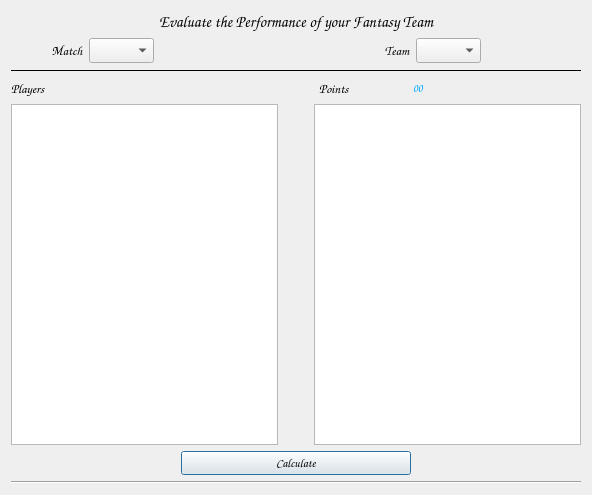
<?xml version="1.0" encoding="UTF-8"?>
<ui version="4.0">
 <class>Dialog</class>
 <widget class="QDialog" name="Dialog">
  <property name="geometry">
   <rect>
    <x>0</x>
    <y>0</y>
    <width>592</width>
    <height>495</height>
   </rect>
  </property>
  <property name="font">
   <font>
    <family>Comic Sans MS</family>
    <pointsize>8</pointsize>
    <weight>50</weight>
    <bold>false</bold>
   </font>
  </property>
  <property name="windowTitle">
   <string>FantasyCricket - EvaluateTeam</string>
  </property>
  <layout class="QVBoxLayout" name="verticalLayout">
   <item>
    <layout class="QHBoxLayout" name="horizontalLayout_2">
     <item>
      <widget class="QLabel" name="label_3">
       <property name="font">
        <font>
         <pointsize>12</pointsize>
         <weight>75</weight>
         <bold>true</bold>
        </font>
       </property>
       <property name="text">
        <string>Evaluate the Performance of your Fantasy Team</string>
       </property>
       <property name="alignment">
        <set>Qt::AlignCenter</set>
       </property>
      </widget>
     </item>
    </layout>
   </item>
   <item>
    <layout class="QHBoxLayout" name="horizontalLayout_3">
     <item>
      <spacer name="horizontalSpacer_8">
       <property name="orientation">
        <enum>Qt::Horizontal</enum>
       </property>
       <property name="sizeType">
        <enum>QSizePolicy::Fixed</enum>
       </property>
       <property name="sizeHint" stdset="0">
        <size>
         <width>40</width>
         <height>20</height>
        </size>
       </property>
      </spacer>
     </item>
     <item>
      <layout class="QHBoxLayout" name="horizontalLayout_4">
       <property name="sizeConstraint">
        <enum>QLayout::SetDefaultConstraint</enum>
       </property>
       <item>
        <widget class="QLabel" name="label_4">
         <property name="font">
          <font>
           <pointsize>10</pointsize>
           <weight>75</weight>
           <bold>true</bold>
          </font>
         </property>
         <property name="text">
          <string>Match</string>
         </property>
         <property name="alignment">
          <set>Qt::AlignCenter</set>
         </property>
        </widget>
       </item>
       <item>
        <widget class="QComboBox" name="combo3">
         <property name="font">
          <font>
           <pointsize>10</pointsize>
          </font>
         </property>
        </widget>
       </item>
       <item>
        <spacer name="horizontalSpacer_2">
         <property name="orientation">
          <enum>Qt::Horizontal</enum>
         </property>
         <property name="sizeHint" stdset="0">
          <size>
           <width>40</width>
           <height>20</height>
          </size>
         </property>
        </spacer>
       </item>
      </layout>
     </item>
     <item>
      <layout class="QHBoxLayout" name="horizontalLayout_5">
       <item>
        <widget class="QLabel" name="label">
         <property name="font">
          <font>
           <pointsize>10</pointsize>
           <weight>75</weight>
           <bold>true</bold>
          </font>
         </property>
         <property name="text">
          <string>Team</string>
         </property>
         <property name="alignment">
          <set>Qt::AlignCenter</set>
         </property>
        </widget>
       </item>
       <item>
        <widget class="QComboBox" name="combo2">
         <property name="font">
          <font>
           <pointsize>10</pointsize>
          </font>
         </property>
        </widget>
       </item>
       <item>
        <spacer name="horizontalSpacer">
         <property name="orientation">
          <enum>Qt::Horizontal</enum>
         </property>
         <property name="sizeType">
          <enum>QSizePolicy::Fixed</enum>
         </property>
         <property name="sizeHint" stdset="0">
          <size>
           <width>60</width>
           <height>20</height>
          </size>
         </property>
        </spacer>
       </item>
       <item>
        <spacer name="horizontalSpacer_9">
         <property name="orientation">
          <enum>Qt::Horizontal</enum>
         </property>
         <property name="sizeType">
          <enum>QSizePolicy::Fixed</enum>
         </property>
         <property name="sizeHint" stdset="0">
          <size>
           <width>40</width>
           <height>20</height>
          </size>
         </property>
        </spacer>
       </item>
      </layout>
     </item>
    </layout>
   </item>
   <item>
    <widget class="Line" name="line">
     <property name="font">
      <font>
       <weight>75</weight>
       <bold>true</bold>
      </font>
     </property>
     <property name="frameShadow">
      <enum>QFrame::Plain</enum>
     </property>
     <property name="orientation">
      <enum>Qt::Horizontal</enum>
     </property>
    </widget>
   </item>
   <item>
    <layout class="QHBoxLayout" name="horizontalLayout_7">
     <item>
      <widget class="QLabel" name="label_5">
       <property name="font">
        <font>
         <pointsize>10</pointsize>
         <weight>75</weight>
         <bold>true</bold>
        </font>
       </property>
       <property name="text">
        <string>Players</string>
       </property>
      </widget>
     </item>
     <item>
      <layout class="QHBoxLayout" name="horizontalLayout_8">
       <item>
        <spacer name="horizontalSpacer_4">
         <property name="orientation">
          <enum>Qt::Horizontal</enum>
         </property>
         <property name="sizeType">
          <enum>QSizePolicy::Fixed</enum>
         </property>
         <property name="sizeHint" stdset="0">
          <size>
           <width>20</width>
           <height>20</height>
          </size>
         </property>
        </spacer>
       </item>
       <item>
        <widget class="QLabel" name="label_6">
         <property name="font">
          <font>
           <pointsize>10</pointsize>
           <weight>75</weight>
           <bold>true</bold>
          </font>
         </property>
         <property name="text">
          <string>Points</string>
         </property>
        </widget>
       </item>
       <item>
        <widget class="QLabel" name="label_7">
         <property name="font">
          <font>
           <weight>75</weight>
           <bold>true</bold>
          </font>
         </property>
         <property name="styleSheet">
          <string notr="true">color: rgb(0, 170, 255);</string>
         </property>
         <property name="text">
          <string>00</string>
         </property>
        </widget>
       </item>
       <item>
        <spacer name="horizontalSpacer_5">
         <property name="orientation">
          <enum>Qt::Horizontal</enum>
         </property>
         <property name="sizeType">
          <enum>QSizePolicy::Fixed</enum>
         </property>
         <property name="sizeHint" stdset="0">
          <size>
           <width>80</width>
           <height>20</height>
          </size>
         </property>
        </spacer>
       </item>
      </layout>
     </item>
    </layout>
   </item>
   <item>
    <layout class="QHBoxLayout" name="horizontalLayout_6">
     <item>
      <widget class="QListWidget" name="list1">
       <property name="font">
        <font>
         <family>Comic Sans MS</family>
        </font>
       </property>
      </widget>
     </item>
     <item>
      <spacer name="horizontalSpacer_3">
       <property name="orientation">
        <enum>Qt::Horizontal</enum>
       </property>
       <property name="sizeType">
        <enum>QSizePolicy::Fixed</enum>
       </property>
       <property name="sizeHint" stdset="0">
        <size>
         <width>30</width>
         <height>20</height>
        </size>
       </property>
      </spacer>
     </item>
     <item>
      <widget class="QListWidget" name="list2">
       <property name="font">
        <font>
         <family>Comic Sans MS</family>
        </font>
       </property>
       <property name="styleSheet">
        <string notr="true">color: rgb(0, 170, 255);</string>
       </property>
      </widget>
     </item>
    </layout>
   </item>
   <item>
    <layout class="QHBoxLayout" name="horizontalLayout_9">
     <item>
      <spacer name="horizontalSpacer_6">
       <property name="orientation">
        <enum>Qt::Horizontal</enum>
       </property>
       <property name="sizeType">
        <enum>QSizePolicy::Fixed</enum>
       </property>
       <property name="sizeHint" stdset="0">
        <size>
         <width>170</width>
         <height>20</height>
        </size>
       </property>
      </spacer>
     </item>
     <item>
      <widget class="QPushButton" name="pushButton">
       <property name="font">
        <font>
         <pointsize>9</pointsize>
         <weight>75</weight>
         <bold>true</bold>
        </font>
       </property>
       <property name="text">
        <string>Calculate</string>
       </property>
       <property name="autoDefault">
        <bool>true</bool>
       </property>
       <property name="default">
        <bool>false</bool>
       </property>
       <property name="flat">
        <bool>false</bool>
       </property>
      </widget>
     </item>
     <item>
      <spacer name="horizontalSpacer_7">
       <property name="orientation">
        <enum>Qt::Horizontal</enum>
       </property>
       <property name="sizeType">
        <enum>QSizePolicy::Fixed</enum>
       </property>
       <property name="sizeHint" stdset="0">
        <size>
         <width>170</width>
         <height>20</height>
        </size>
       </property>
      </spacer>
     </item>
    </layout>
   </item>
   <item>
    <widget class="Line" name="line_2">
     <property name="orientation">
      <enum>Qt::Horizontal</enum>
     </property>
    </widget>
   </item>
  </layout>
 </widget>
 <resources/>
 <connections/>
</ui>
